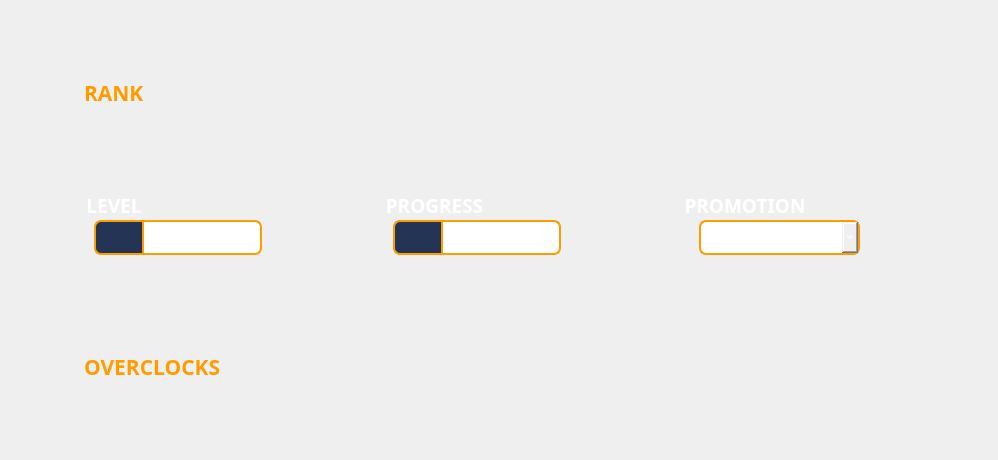
      <widget class="QWidget" name="scout_contents">
       <property name="geometry">
        <rect>
         <x>0</x>
         <y>0</y>
         <width>998</width>
         <height>460</height>
        </rect>
       </property>
       <layout class="QGridLayout" name="scout_layout">
        <property name="leftMargin">
         <number>25</number>
        </property>
        <property name="rightMargin">
         <number>25</number>
        </property>
        <property name="horizontalSpacing">
         <number>10</number>
        </property>
        <property name="verticalSpacing">
         <number>15</number>
        </property>
        <item row="1" column="0">
         <widget class="QGroupBox" name="groupBox_33">
          <property name="sizePolicy">
           <sizepolicy hsizetype="Fixed" vsizetype="Fixed">
            <horstretch>1</horstretch>
            <verstretch>0</verstretch>
           </sizepolicy>
          </property>
          <property name="minimumSize">
           <size>
            <width>230</width>
            <height>80</height>
           </size>
          </property>
          <property name="font">
           <font>
            <family>Segoe UI Black</family>
            <pointsize>14</pointsize>
            <weight>75</weight>
            <bold>true</bold>
           </font>
          </property>
          <property name="styleSheet">
           <string notr="true">color: rgb(255, 255, 255);
border: 0px</string>
          </property>
          <property name="title">
           <string>LEVEL</string>
          </property>
          <widget class="QWidget" name="widget_34" native="true">
           <property name="geometry">
            <rect>
             <x>10</x>
             <y>30</y>
             <width>50</width>
             <height>35</height>
            </rect>
           </property>
           <property name="styleSheet">
            <string notr="true">image:url(:/icons/Class_level_icon.png);
background-color: rgb(36, 52, 84);
border: 2px solid rgb(255, 156, 0);
border-top-left-radius :7px;
border-top-right-radius : 0px;                  
border-bottom-left-radius : 7px;
border-bottom-right-radius : 0px</string>
           </property>
          </widget>
          <widget class="QSpinBox" name="scout_lvl">
           <property name="geometry">
            <rect>
             <x>58</x>
             <y>30</y>
             <width>120</width>
             <height>35</height>
            </rect>
           </property>
           <property name="font">
            <font>
             <family>Consolas</family>
             <pointsize>10</pointsize>
             <weight>9</weight>
             <italic>false</italic>
             <bold>false</bold>
            </font>
           </property>
           <property name="styleSheet">
            <string notr="true">color: rgb(255, 255, 255);
font: 75 10pt &quot;Consolas&quot;;
border-color: rgb(255, 156, 0);
border: 2px solid rgb(255, 156, 0);
border-top-left-radius :0px;
border-top-right-radius : 7px;                  
border-bottom-left-radius : 0px;
border-bottom-right-radius : 7px</string>
           </property>
           <property name="buttonSymbols">
            <enum>QAbstractSpinBox::NoButtons</enum>
           </property>
           <property name="maximum">
            <number>9999</number>
           </property>
          </widget>
         </widget>
        </item>
        <item row="1" column="1">
         <widget class="QGroupBox" name="groupBox_30">
          <property name="sizePolicy">
           <sizepolicy hsizetype="Fixed" vsizetype="Fixed">
            <horstretch>1</horstretch>
            <verstretch>0</verstretch>
           </sizepolicy>
          </property>
          <property name="minimumSize">
           <size>
            <width>230</width>
            <height>80</height>
           </size>
          </property>
          <property name="font">
           <font>
            <family>Segoe UI Black</family>
            <pointsize>14</pointsize>
            <weight>75</weight>
            <bold>true</bold>
           </font>
          </property>
          <property name="styleSheet">
           <string notr="true">color: rgb(255, 255, 255);
border: 0px</string>
          </property>
          <property name="title">
           <string>PROGRESS</string>
          </property>
          <widget class="QWidget" name="widget_32" native="true">
           <property name="geometry">
            <rect>
             <x>10</x>
             <y>30</y>
             <width>50</width>
             <height>35</height>
            </rect>
           </property>
           <property name="styleSheet">
            <string notr="true">image:url(:/icons/Xp_icon.png);
background-color: rgb(36, 52, 84);
border: 2px solid rgb(255, 156, 0);
border-top-left-radius :7px;
border-top-right-radius : 0px;                  
border-bottom-left-radius : 7px;
border-bottom-right-radius : 0px</string>
           </property>
          </widget>
          <widget class="QSpinBox" name="scout_xp">
           <property name="geometry">
            <rect>
             <x>58</x>
             <y>30</y>
             <width>120</width>
             <height>35</height>
            </rect>
           </property>
           <property name="font">
            <font>
             <family>Consolas</family>
             <pointsize>10</pointsize>
             <weight>9</weight>
             <italic>false</italic>
             <bold>false</bold>
            </font>
           </property>
           <property name="styleSheet">
            <string notr="true">color: rgb(255, 255, 255);
font: 75 10pt &quot;Consolas&quot;;
border-color: rgb(255, 156, 0);
border: 2px solid rgb(255, 156, 0);
border-top-left-radius :0px;
border-top-right-radius : 7px;                  
border-bottom-left-radius : 0px;
border-bottom-right-radius : 7px</string>
           </property>
           <property name="buttonSymbols">
            <enum>QAbstractSpinBox::NoButtons</enum>
           </property>
           <property name="maximum">
            <number>99999</number>
           </property>
          </widget>
         </widget>
        </item>
        <item row="1" column="2">
         <widget class="QGroupBox" name="groupBox_31">
          <property name="sizePolicy">
           <sizepolicy hsizetype="Fixed" vsizetype="Fixed">
            <horstretch>1</horstretch>
            <verstretch>0</verstretch>
           </sizepolicy>
          </property>
          <property name="minimumSize">
           <size>
            <width>230</width>
            <height>80</height>
           </size>
          </property>
          <property name="font">
           <font>
            <family>Segoe UI Black</family>
            <pointsize>14</pointsize>
            <weight>75</weight>
            <bold>true</bold>
           </font>
          </property>
          <property name="styleSheet">
           <string notr="true">color: rgb(255, 255, 255);
border: 0px</string>
          </property>
          <property name="title">
           <string>PROMOTION</string>
          </property>
          <widget class="QComboBox" name="scout_promotion">
           <property name="geometry">
            <rect>
             <x>17</x>
             <y>30</y>
             <width>161</width>
             <height>35</height>
            </rect>
           </property>
           <property name="styleSheet">
            <string notr="true">color: rgb(255, 255, 255);
font: 75 10pt &quot;Consolas&quot;;
border-color: rgb(255, 156, 0);
border: 2px solid rgb(255, 156, 0);
border-top-left-radius :7px;
border-top-right-radius : 7px;                  
border-bottom-left-radius : 7px;
border-bottom-right-radius : 7px</string>
           </property>
           <item>
            <property name="text">
             <string>NONE</string>
            </property>
            <property name="icon">
             <iconset resource="../res/icons.qrc">
              <normaloff>:/promote/Icon_Promotion_StarGold.png</normaloff>:/promote/Icon_Promotion_StarGold.png</iconset>
            </property>
           </item>
           <item>
            <property name="text">
             <string>BRONZE I</string>
            </property>
            <property name="icon">
             <iconset resource="../res/icons.qrc">
              <normaloff>:/promote/600px-Promotion_Tier1_Bronze_Lvl1.png</normaloff>:/promote/600px-Promotion_Tier1_Bronze_Lvl1.png</iconset>
            </property>
           </item>
           <item>
            <property name="text">
             <string>BRONZE II</string>
            </property>
            <property name="icon">
             <iconset resource="../res/icons.qrc">
              <normaloff>:/promote/600px-Promotion_Tier1_Bronze_Lvl2.png</normaloff>:/promote/600px-Promotion_Tier1_Bronze_Lvl2.png</iconset>
            </property>
           </item>
           <item>
            <property name="text">
             <string>BRONZE III</string>
            </property>
            <property name="icon">
             <iconset resource="../res/icons.qrc">
              <normaloff>:/promote/600px-Promotion_Tier1_Bronze_Lvl3.png</normaloff>:/promote/600px-Promotion_Tier1_Bronze_Lvl3.png</iconset>
            </property>
           </item>
           <item>
            <property name="text">
             <string>SILVER I</string>
            </property>
            <property name="icon">
             <iconset resource="../res/icons.qrc">
              <normaloff>:/promote/Promotion_Tier2_Silver_Lvl1.png</normaloff>:/promote/Promotion_Tier2_Silver_Lvl1.png</iconset>
            </property>
           </item>
           <item>
            <property name="text">
             <string>SILVER II</string>
            </property>
            <property name="icon">
             <iconset resource="../res/icons.qrc">
              <normaloff>:/promote/Promotion_Tier2_Silver_Lvl2.png</normaloff>:/promote/Promotion_Tier2_Silver_Lvl2.png</iconset>
            </property>
           </item>
           <item>
            <property name="text">
             <string>SILVER III</string>
            </property>
            <property name="icon">
             <iconset resource="../res/icons.qrc">
              <normaloff>:/promote/Promotion_Tier2_Silver_Lvl3.png</normaloff>:/promote/Promotion_Tier2_Silver_Lvl3.png</iconset>
            </property>
           </item>
           <item>
            <property name="text">
             <string>GOLD I</string>
            </property>
            <property name="icon">
             <iconset resource="../res/icons.qrc">
              <normaloff>:/promote/Promotion_Tier3_Gold_Lvl1.png</normaloff>:/promote/Promotion_Tier3_Gold_Lvl1.png</iconset>
            </property>
           </item>
           <item>
            <property name="text">
             <string>GOLD II</string>
            </property>
            <property name="icon">
             <iconset resource="../res/icons.qrc">
              <normaloff>:/promote/Promotion_Tier3_Gold_Lvl2.png</normaloff>:/promote/Promotion_Tier3_Gold_Lvl2.png</iconset>
            </property>
           </item>
           <item>
            <property name="text">
             <string>GOLD III</string>
            </property>
            <property name="icon">
             <iconset resource="../res/icons.qrc">
              <normaloff>:/promote/Promotion_Tier3_Gold_Lvl3.png</normaloff>:/promote/Promotion_Tier3_Gold_Lvl3.png</iconset>
            </property>
           </item>
           <item>
            <property name="text">
             <string>Platinum I</string>
            </property>
           </item>
           <item>
            <property name="text">
             <string>Platinum II</string>
            </property>
           </item>
           <item>
            <property name="text">
             <string>Platinum III</string>
            </property>
           </item>
           <item>
            <property name="text">
             <string>Diamond I</string>
            </property>
           </item>
           <item>
            <property name="text">
             <string>Diamond II</string>
            </property>
           </item>
           <item>
            <property name="text">
             <string>Diamond III</string>
            </property>
           </item>
           <item>
            <property name="text">
             <string>Legendary I</string>
            </property>
           </item>
           <item>
            <property name="text">
             <string>Legendary II</string>
            </property>
           </item>
           <item>
            <property name="text">
             <string>Legendary III</string>
            </property>
           </item>
          </widget>
         </widget>
        </item>
        <item row="0" column="0">
         <widget class="QLabel" name="label_13">
          <property name="sizePolicy">
           <sizepolicy hsizetype="Fixed" vsizetype="Fixed">
            <horstretch>0</horstretch>
            <verstretch>0</verstretch>
           </sizepolicy>
          </property>
          <property name="minimumSize">
           <size>
            <width>0</width>
            <height>36</height>
           </size>
          </property>
          <property name="font">
           <font>
            <family>Segoe UI Black</family>
            <pointsize>16</pointsize>
            <weight>75</weight>
            <bold>true</bold>
           </font>
          </property>
          <property name="styleSheet">
           <string notr="true">color: rgb(255, 156, 0);</string>
          </property>
          <property name="text">
           <string>RANK</string>
          </property>
         </widget>
        </item>
        <item row="2" column="0">
         <widget class="QLabel" name="label_12">
          <property name="sizePolicy">
           <sizepolicy hsizetype="Fixed" vsizetype="Fixed">
            <horstretch>0</horstretch>
            <verstretch>0</verstretch>
           </sizepolicy>
          </property>
          <property name="minimumSize">
           <size>
            <width>0</width>
            <height>36</height>
           </size>
          </property>
          <property name="font">
           <font>
            <family>Segoe UI Black</family>
            <pointsize>16</pointsize>
            <weight>75</weight>
            <bold>true</bold>
           </font>
          </property>
          <property name="styleSheet">
           <string notr="true">color: rgb(255, 156, 0);</string>
          </property>
          <property name="text">
           <string>OVERCLOCKS</string>
          </property>
         </widget>
        </item>
        <item row="2" column="1">
         <widget class="QLabel" name="label_20">
          <property name="sizePolicy">
           <sizepolicy hsizetype="Fixed" vsizetype="Fixed">
            <horstretch>0</horstretch>
            <verstretch>0</verstretch>
           </sizepolicy>
          </property>
          <property name="minimumSize">
           <size>
            <width>0</width>
            <height>36</height>
           </size>
          </property>
          <property name="font">
           <font>
            <family>Segoe UI Black</family>
            <pointsize>16</pointsize>
            <weight>75</weight>
            <bold>true</bold>
           </font>
          </property>
          <property name="styleSheet">
           <string notr="true">color: rgb(255, 156, 0);</string>
          </property>
          <property name="text">
           <string/>
          </property>
         </widget>
        </item>
        <item row="2" column="2">
         <widget class="QLabel" name="label_21">
          <property name="sizePolicy">
           <sizepolicy hsizetype="Fixed" vsizetype="Fixed">
            <horstretch>0</horstretch>
            <verstretch>0</verstretch>
           </sizepolicy>
          </property>
          <property name="minimumSize">
           <size>
            <width>0</width>
            <height>36</height>
           </size>
          </property>
          <property name="font">
           <font>
            <family>Segoe UI Black</family>
            <pointsize>16</pointsize>
            <weight>75</weight>
            <bold>true</bold>
           </font>
          </property>
          <property name="styleSheet">
           <string notr="true">color: rgb(255, 156, 0);</string>
          </property>
          <property name="text">
           <string/>
          </property>
         </widget>
        </item>
       </layout>
      </widget>
